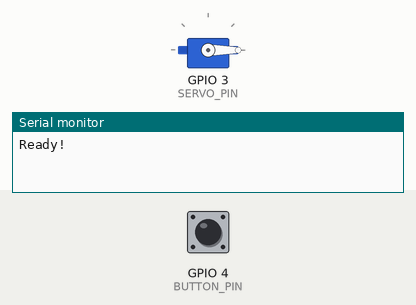
This sketch was run on a simulated ESP32. Parts: servo, the last lines printed to the serial monitor. Inputs (shaded band) come from the test bench; at power-on: GPIO 4 (BUTTON_PIN) LOW. Servo pulses on a pin are drawn as a servo (544–2400 µs = 0–180°).

Above: at 1.2 s.
1.3 s: GPIO 4 (BUTTON_PIN) pulled HIGH for 0.15 s
At 2.1 s:
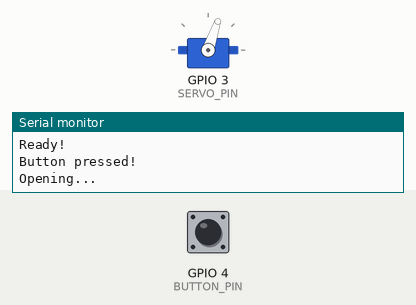
At 2.6 s:
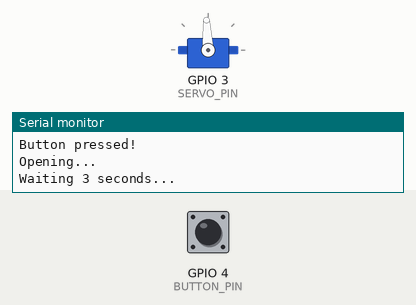
7.3 s: GPIO 4 (BUTTON_PIN) pulled HIGH for 1 s
At 7.8 s:
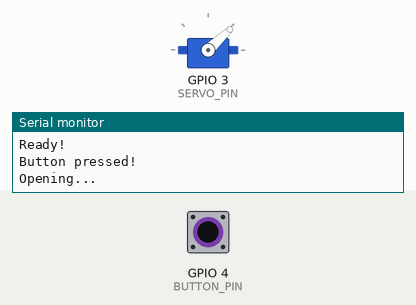
Timing chart, 0 to 13.8 s (numbered marks = the images above; inputs shaded):
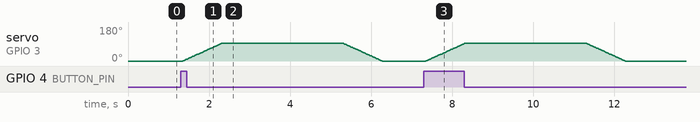

Measured:
- after the input at 1.3 s, servo on GPIO 3 (SERVO_PIN): rises from 0° to 93° in 0.95 s, then falls to 0° in 4.0 s
- after the input at 7.3 s, servo on GPIO 3 (SERVO_PIN): rises from 0° to 93° in 0.95 s, then falls to 0° in 4.0 s

The sketch:

servobutton_test.ino
```cpp
#define SERVO_PIN 3
#define BUTTON_PIN 4

void setServoMicroseconds(int us) {
    uint32_t duty = (uint32_t)((us / 20000.0) * 65535);
    ledcWrite(SERVO_PIN, duty);
}

void moveServo(int startUs, int endUs, int durationMs) {
    int steps = 100;
    int stepDelay = durationMs / steps;

    for (int i = 0; i <= steps; i++) {
        int currentUs = startUs + ((endUs - startUs) * i / steps);

        setServoMicroseconds(currentUs);
        delay(stepDelay);
    }
}

void setup() {
    Serial.begin(115200);

    ledcAttach(SERVO_PIN, 50, 16);

    pinMode(BUTTON_PIN, INPUT);

    // Start position
    setServoMicroseconds(500);

    Serial.println("Ready!");
}

void loop() {

    if (digitalRead(BUTTON_PIN) == HIGH) {

        Serial.println("Button pressed!");

        // 500 → 1500 in 2 seconds
        Serial.println("Opening...");
        moveServo(500, 1500, 1000);

        // Stay at 1500 for 5 seconds
        Serial.println("Waiting 3 seconds...");
        delay(3000);

        // 1500 → 500 in 2 seconds
        Serial.println("Returning...");
        moveServo(1500, 500, 1000);

        Serial.println("Ready!");

        // Wait until button is released
        while (digitalRead(BUTTON_PIN) == HIGH) {
            delay(10);
        }
    }
}
```
